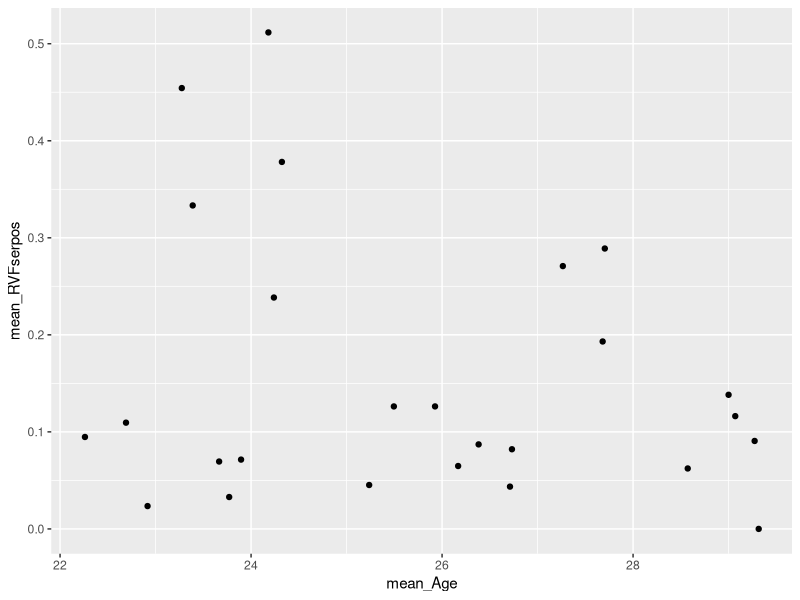

R code for this plot:
setwd("~/FOS Lassa")

library(tidyverse)
sero_data <- read.csv("Lassa_sero.csv", header=TRUE)
sero_data <- na.omit(sero_data)
create_empty_table <- function(num_rows, num_cols) {
  frame <- data.frame(matrix(NA, nrow = num_rows, ncol = num_cols))
  return(frame)
}




#Summarize Serology by site and age
SiteByAge=sero_data %>%
  group_by(chiefdom) %>%
  summarize(mean_RVFserpos = mean(iggbinary, na.rm = TRUE),mean_Age = mean(age_en, na.rm = TRUE))
#Check for relationship between average age and IgG
ggplot(SiteByAge, aes(x=mean_Age, y=mean_RVFserpos)) + geom_point()

# Estimate FOI (lambda) by site
Sites=unique(sero_data$chiefdom)
# Estimate FOI (lambda) by site
df <- create_empty_table(length(Sites), 6)
colnames(df) <-  c("lambda","se","loglik", "Site","Size","Serprev")


for(i in 1:length(Sites)){
  site=subset(sero_data, chiefdom==Sites[i])
  age=site$age_en
  result=site$iggbinary
  if(sum(result)==0){
    df[i,1]=0
    df[i,2]=NA
    df[i,3]=NA
    df[i,4]=Sites[i]
  }else{
    nloglik <- function(lambda) {    
      if (lambda<0) {
        return(Inf)
      } else {
        loglik <- sum(log(exp(-lambda/100*age*(1-result))*(1-exp(-lambda/100*age))^result))
        return(-loglik)
      }
    }
    #Maximize the Log Likelihood for Lambda (L)
    m <- optim(c(lambda=0.1), nloglik, method = "SANN", hessian = TRUE)
    df[i,1]=m$par/100
    df[i,2]=sqrt(diag(solve(m$hessian)))/100
    df[i,3]=m$value
    df[i,4]=Sites[i]
  }
  df[i,5]=nrow(site)
  df[i,6]=sum(result)/nrow(site)
}
#view results by site
df
